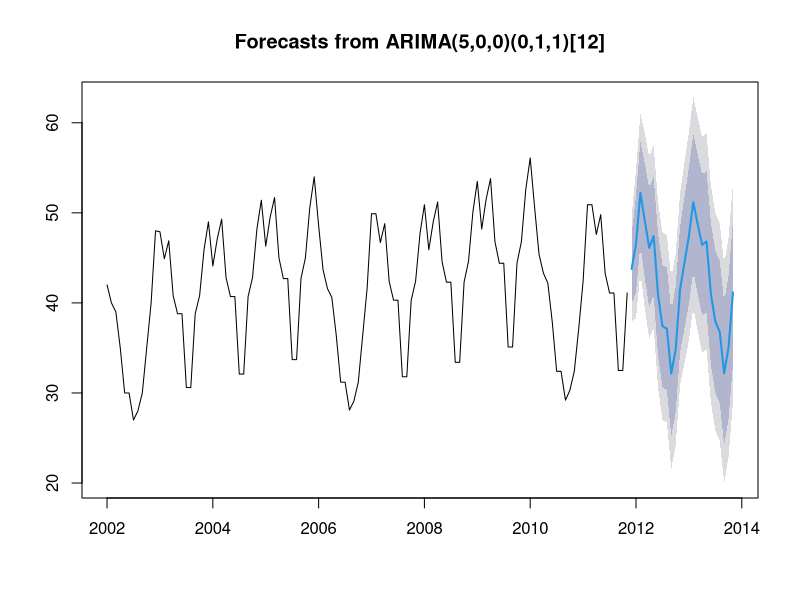

Write R code to recreate this figure.

  #This code works for forecasting the values of sales using the already present values. Image is saved as image_predict_autoarima.png 

  #reads the table
a <- read.table('Sales-time-series.txt',h=T)


  #making a time series object of data frame 'a' with frequency=12, starting from year 2002
sts <- ts(a$Sales,start=2002,frequency=12)


  #loading the library forecast
library('forecast')


  #applying the auto.arima which returns best ARIMA model according to either AIC, AICc or BIC value.
b <- auto.arima(sts)


  #forecasting the arima model
f.arima <- forecast(b)


  #plotting the values of the forecasted model
plot(f.arima)
